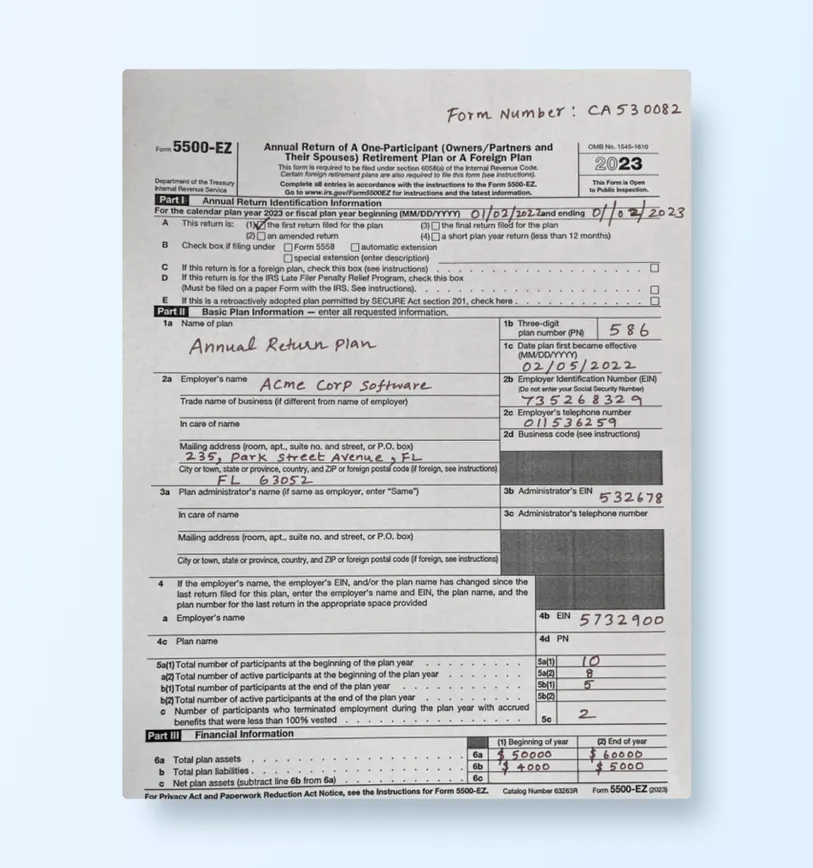
#> input picture sample3.webp, 813 x 868 px, shrunk from 960 x 1024 before the run
$ jupyter execute 09-catersian.ipynb
#> lines starting #> are read from the running program, lines starting #| are printed output that depends on the picture; after the words box and inside, x2 and y2 are one past the last pixel; in counts of white or black regions, pixels touching at a corner belong together
[cell 1]
import cv2
import numpy as np
import matplotlib.pyplot as plt

img = cv2.imread('sample3.webp')
#> img is the input picture: shape (868, 813, 3); mean B, G, R 212.5, 208.5, 203.6
gray = cv2.cvtColor(img, cv2.COLOR_BGR2GRAY)
edges = cv2.Canny(gray, 50, 150)
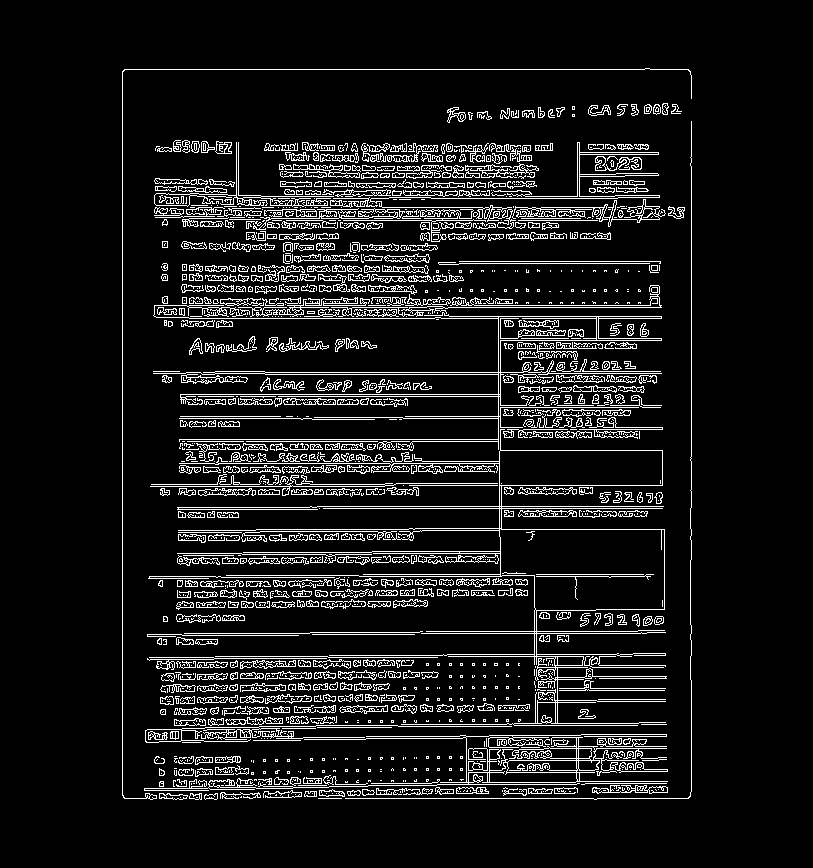
#> edges: shape (868, 813); 9.4% white in thin lines or dots, all inside (x1, y1, x2, y2) = (122, 68, 692, 800)

lines = cv2.HoughLines(edges, 1, np.pi / 180, 150)
#> lines = 2759 rows, first 8: [122, 0], [691, 0], [69, 1.57], [318, 1.57], [798, 1.57], [307, 1.57], [305, 1.57], [633, 1.57]

for rho, theta in lines[:20, 0]:  # Process first 20 lines
    a, b = np.cos(theta), np.sin(theta)
    x0, y0 = a * rho, b * rho
    x1, y1 = int(x0 + 1000 * (-b)), int(y0 + 1000 * a)
    x2, y2 = int(x0 - 1000 * (-b)), int(y0 - 1000 * a)

    cv2.line(img, (x1, y1), (x2, y2), (0, 255, 0), 2)

    # Print y = mx + b or vertical line
    if x2 != x1:
        m = (y2 - y1) / (x2 - x1)
        b_val = y1 - m * x1
        print(f"y = {m:.2f}x + {b_val:.2f}")
    else:
        print(f"x = {x1} (vertical line)")
#> this loop made 20 passes
#> (rho, theta, a, b, x0, y0, x1, y1) on passes 3 to 14: (69, 1.57, -4.37e-08, 1, -3.02e-06, 69, -1000, 68), (318, 1.57, -4.37e-08, 1, -1.39e-05, 318, -1000, 317), (798, 1.57, -4.37e-08, 1, -3.49e-05, 798, -1000, 797), (307, 1.57, -4.37e-08, 1, -1.34e-05, 307, -1000, 306), (305, 1.57, -4.37e-08, 1, -1.33e-05, 305, -1000, 304), (633, 1.57, -4.37e-08, 1, -2.77e-05, 633, -1000, 632), (506, 1.57, -4.37e-08, 1, -2.21e-05, 506, -1000, 505), (396, 1.57, -4.37e-08, 1, -1.73e-05, 396, -1000, 395), (508, 1.57, -4.37e-08, 1, -2.22e-05, 508, -1000, 507), (394, 1.57, -4.37e-08, 1, -1.72e-05, 394, -1000, 393), (218, 1.57, -4.37e-08, 1, -9.53e-06, 218, -1000, 217), (576, 1.57, -4.37e-08, 1, -2.52e-05, 576, -1000, 575)
#> (rho, theta, a, b, x0, y0, x1, y1) on passes 1 to 2: (122, 0, 1, 0, 122, 0, 122, 1000), (691, 0, 1, 0, 691, 0, 691, 1000)
#| x = 122 (vertical line)
#| x = 691 (vertical line)
#| y = 0.00x + 68.50
#| y = 0.00x + 317.50
#| y = 0.00x + 797.50
#| y = 0.00x + 306.50
#| y = 0.00x + 304.50
#| y = 0.00x + 632.50
#> (further printed lines are left out)
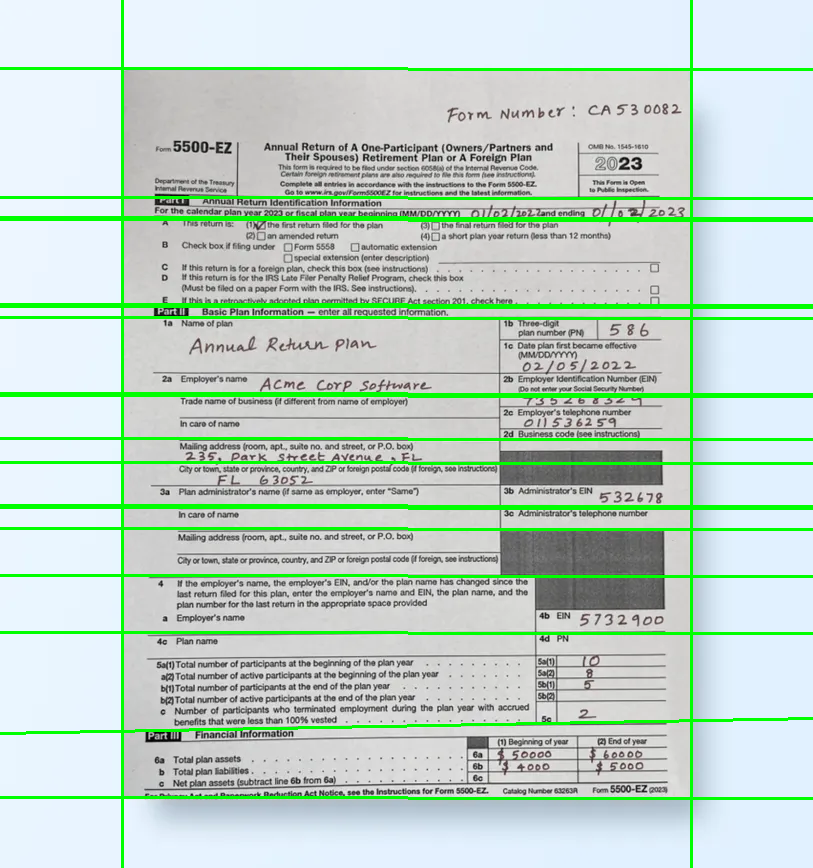
#> img: shape (868, 813, 3); 6.46% of pixels changed, all inside (x1, y1, x2, y2) = (0, 0, 813, 868)

# Display result
plt.imshow(cv2.cvtColor(img, cv2.COLOR_BGR2RGB))
plt.title('Hough Line Detection with Equation')
plt.axis('off')
plt.show()
